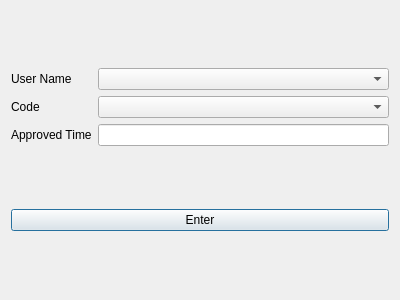
<?xml version="1.0" encoding="UTF-8"?>
<ui version="4.0">
 <class>managerEditing</class>
 <widget class="QDialog" name="managerEditing">
  <property name="geometry">
   <rect>
    <x>0</x>
    <y>0</y>
    <width>400</width>
    <height>300</height>
   </rect>
  </property>
  <property name="windowTitle">
   <string>Dialog</string>
  </property>
  <layout class="QGridLayout" name="gridLayout_2">
   <item row="0" column="0">
    <layout class="QGridLayout" name="gridLayout">
     <item row="0" column="0">
      <widget class="QLabel" name="label">
       <property name="text">
        <string>User Name</string>
       </property>
      </widget>
     </item>
     <item row="0" column="1">
      <widget class="QComboBox" name="comboBox_userName"/>
     </item>
     <item row="1" column="0">
      <widget class="QLabel" name="label_2">
       <property name="text">
        <string>Code</string>
       </property>
      </widget>
     </item>
     <item row="1" column="1">
      <widget class="QComboBox" name="comboBox_code"/>
     </item>
     <item row="2" column="0">
      <widget class="QLabel" name="label_3">
       <property name="text">
        <string>Approved Time</string>
       </property>
      </widget>
     </item>
     <item row="2" column="1">
      <widget class="QLineEdit" name="lineEdit_time"/>
     </item>
    </layout>
   </item>
   <item row="1" column="0">
    <widget class="QPushButton" name="pushButton">
     <property name="text">
      <string>Enter</string>
     </property>
    </widget>
   </item>
  </layout>
 </widget>
 <resources/>
 <connections/>
</ui>
